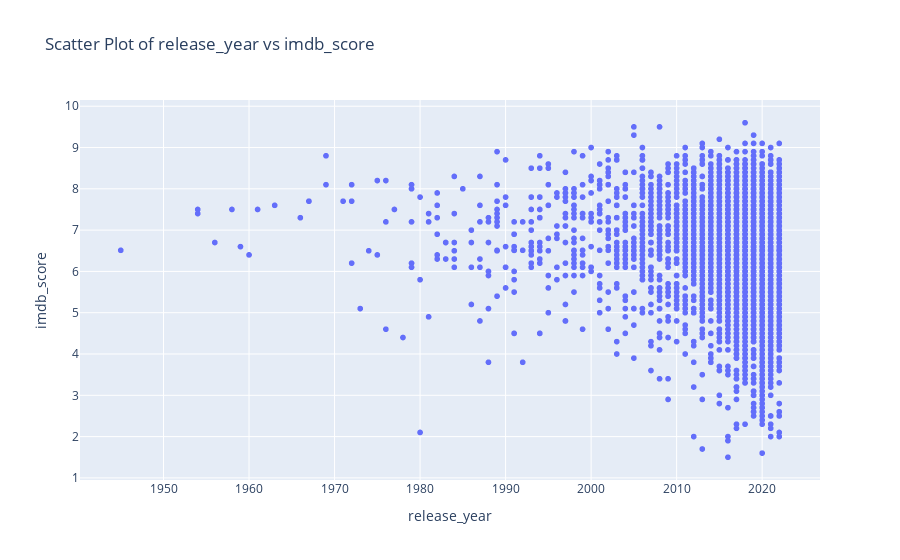

The notebook cell saved with this chart:
### Markdown cell above
## Release Year vs IMDb Score

### Code cell
bi_analysis.plot_scatter('release_year', 'imdb_score')

### Figure 1 — Plotly figure (JSON) as saved in the notebook; plotly's stock layout.template omitted (floating-point values rounded to 4 significant figures; data arrays with more than 128 entries replaced by an {"elided": "..."} marker saying what was removed)
{"data": [{"hovertemplate": "release_year=%{x}<br>imdb_score=%{y}<extra></extra>", "legendgroup": "", "marker": {"color": "#636efa", "symbol": "circle"}, "mode": "markers", "name": "", "showlegend": false, "type": "scattergl", "x": {"elided": "5849 int values"}, "xaxis": "x", "y": {"elided": "5849 float values"}, "yaxis": "y"}], "layout": {"legend": {"tracegroupgap": 0}, "title": {"text": "Scatter Plot of release_year vs imdb_score"}, "xaxis": {"anchor": "y", "domain": [0, 1], "title": {"text": "release_year"}}, "yaxis": {"anchor": "x", "domain": [0, 1], "title": {"text": "imdb_score"}}}}
